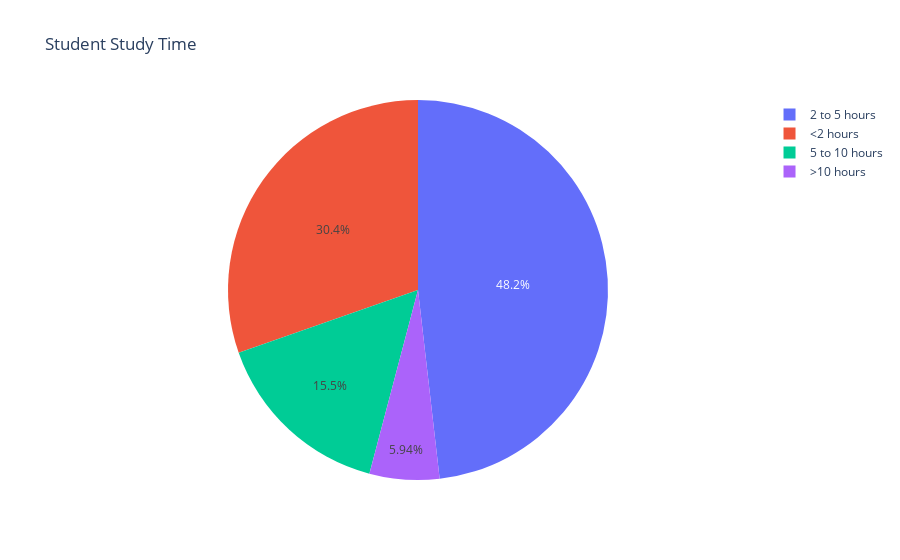

Notebook source saved alongside this figure:
### Markdown cell above
Let's look at the distribution of study time

### Code cell
# Pie chart for study frequency distribution
study_times = student_df["new_study_time"].value_counts().sort_index()

# all study times
labels = (np.array(study_times.index))

# corresponding percentages of each age
sizes = (np.array((study_times / study_times.sum())*100))

# plotting pie chart
fig = go.Figure(data=[go.Pie(labels=labels, values=sizes)], layout=go.Layout(title="Student Study Time"))
py.iplot(fig, filename="study_time")

### Figure 1 — Plotly figure (JSON) as saved in the notebook; plotly's stock layout.template omitted (floating-point values rounded to 4 significant figures)
{"data": [{"labels": ["2 to 5 hours", "5 to 10 hours", "<2 hours", ">10 hours"], "type": "pie", "values": [48.18, 15.52, 30.36, 5.939]}], "layout": {"title": {"text": "Student Study Time"}}}
